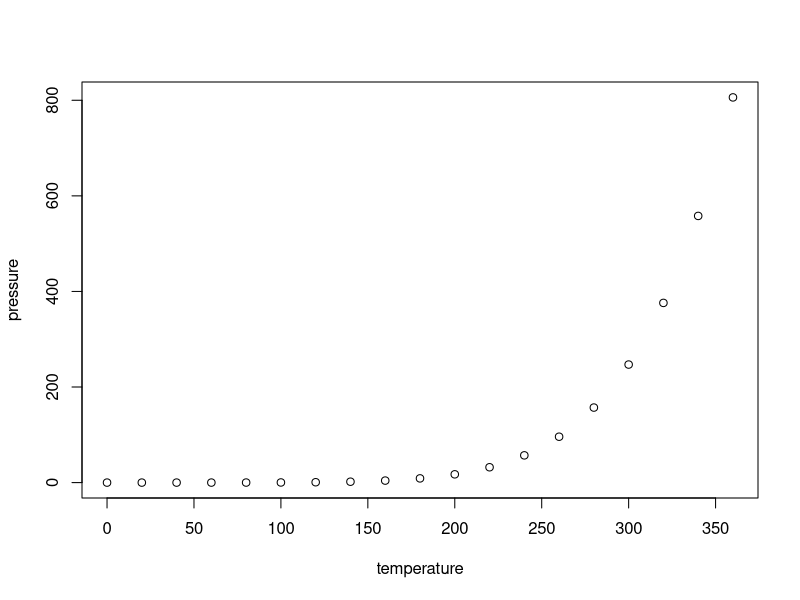
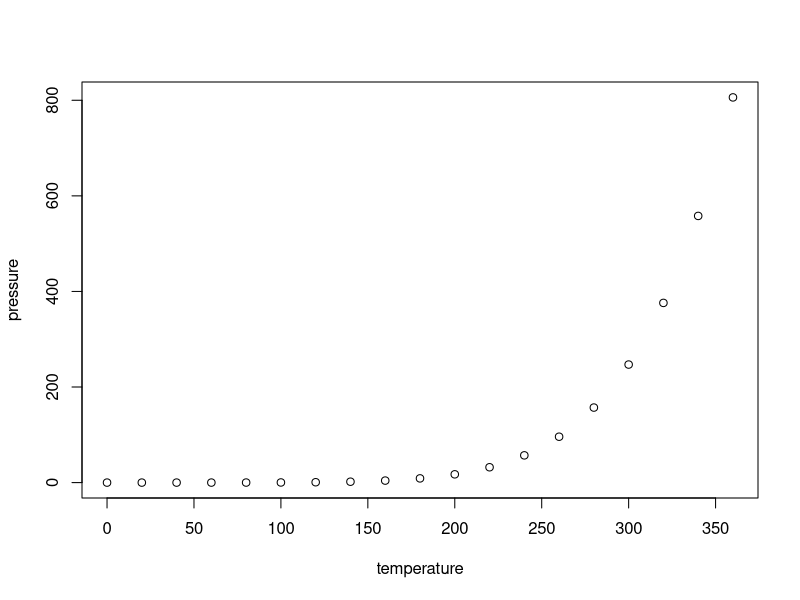
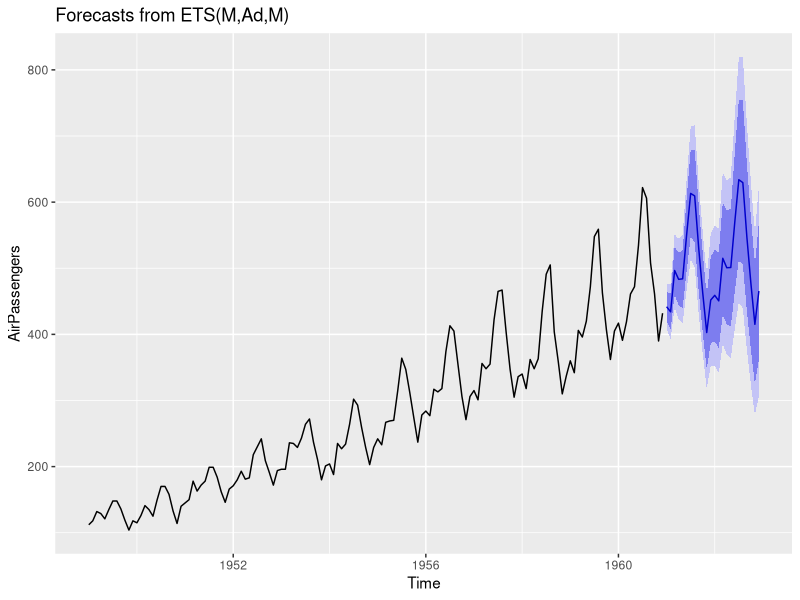

Write R code to recreate these figures, in order.
## ---- chunk 1
knitr::opts_chunk$set(echo = TRUE)
## ---- chunk 2
summary(cars)
## ---- chunk 3
plot(pressure)
## ---- chunk 4
plot(pressure)
forecast::autoplot(forecast::forecast(AirPassengers))

